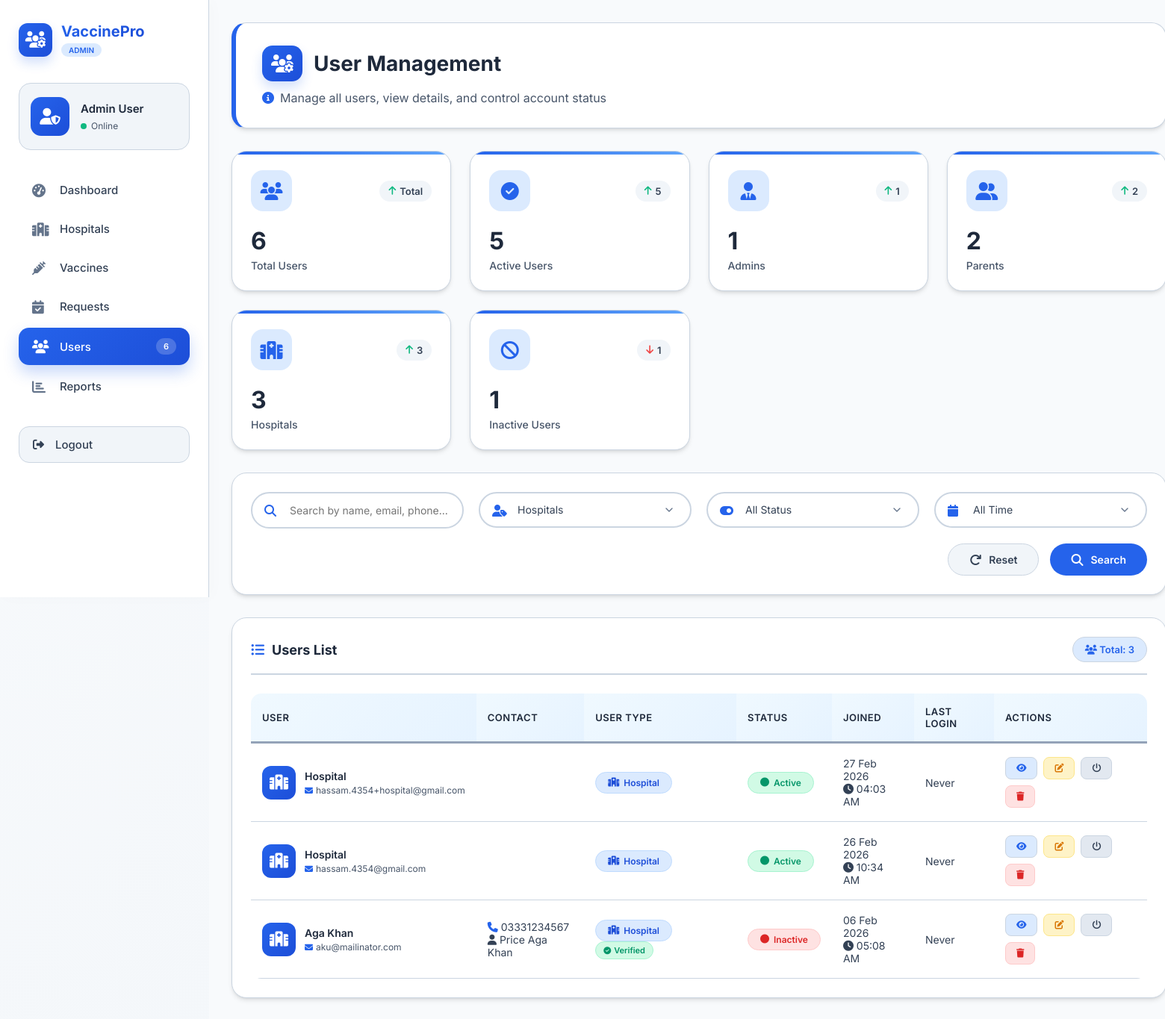
/admin/users.php?user_type=hospital (signed in), run on the app's committed database.
### tables this page shows
CREATE TABLE `users` (
  `user_id` int(11) NOT NULL,
  `email` varchar(100) NOT NULL,
  `password_hash` varchar(255) NOT NULL,
  `user_type` enum('admin','parent','hospital') NOT NULL,
  `phone` varchar(20) DEFAULT NULL,
  `is_active` tinyint(1) DEFAULT 1,
  `created_at` timestamp NOT NULL DEFAULT current_timestamp(),
  `updated_at` timestamp NOT NULL DEFAULT current_timestamp() ON UPDATE current_timestamp(),
  `last_login` timestamp NULL DEFAULT NULL
);

CREATE TABLE `hospitals` (
  `hospital_id` int(11) NOT NULL,
  `user_id` int(11) NOT NULL,
  `hospital_name` varchar(150) NOT NULL,
  `registration_number` varchar(50) DEFAULT NULL,
  `address` text NOT NULL,
  `city` varchar(50) NOT NULL,
  `state` varchar(50) NOT NULL,
  `postal_code` varchar(10) DEFAULT NULL,
  `latitude` decimal(10,8) DEFAULT NULL,
  `longitude` decimal(11,8) DEFAULT NULL,
  `contact_person` varchar(100) DEFAULT NULL,
  `is_verified` tinyint(1) DEFAULT 0,
  `is_active` tinyint(1) DEFAULT 1,
  `created_at` timestamp NOT NULL DEFAULT current_timestamp(),
  `updated_at` timestamp NOT NULL DEFAULT current_timestamp() ON UPDATE current_timestamp()
);

### admin/users.php (the view, shortened to what the rows shown need)
<?php
include("../dbconnection.php");
$filter_user_type = isset($_GET['user_type']) ? $_GET['user_type'] : 'all';
$page = isset($_GET['page']) ? (int)$_GET['page'] : 1;
$limit = 15;
$offset = ($page - 1) * $limit;
$query_users = "SELECT u.*,
                CASE
                    WHEN u.user_type = 'hospital' THEN h.hospital_name
                    WHEN u.user_type = 'parent' THEN p.full_name
                    WHEN u.user_type = 'admin' THEN a.full_name
                    ELSE NULL
                END as profile_name,
                CASE
                    WHEN u.user_type = 'hospital' THEN h.contact_person
                    WHEN u.user_type = 'parent' THEN p.emergency_contact
                    ELSE NULL
                END as contact_info,
                h.is_verified as hospital_verified,
                h.hospital_name,
                p.full_name as parent_name,
                a.full_name as admin_name
                FROM users u
                LEFT JOIN hospitals h ON u.user_id = h.user_id AND u.user_type = 'hospital'
                LEFT JOIN parents p ON u.user_id = p.user_id AND u.user_type = 'parent'
                LEFT JOIN admins a ON u.user_id = a.user_id AND u.user_type = 'admin'
                WHERE 1=1";
if($filter_user_type != 'all') {
    $filter_user_type = mysqli_real_escape_string($connection, $filter_user_type);
    $query_users .= " AND u.user_type = '$filter_user_type'";
}
$query_users .= " ORDER BY u.created_at DESC LIMIT $offset, $limit";
$result_users = mysqli_query($connection, $query_users);
?>
<!DOCTYPE html>
<html lang="en">
<head>
    <link rel="stylesheet" href="https://cdnjs.cloudflare.com/ajax/libs/font-awesome/6.4.0/css/all.min.css">
</head>
<body>
    <div class="dashboard-layout">
        <div class="main-content">
            <div class="container">
                <div class="page-header">
                    <h1>
                        <i class="fas fa-users-cog"></i>
                        User Management
                    </h1>
                </div>
                <div class="table-card">
                    <div class="table-responsive">
                        <table>
                            <thead>
                                <tr>
                                    <th>User</th>
                                    <th>Contact</th>
                                    <th>User Type</th>
                                    <th>Status</th>
                                    <th>Joined</th>
                                    <th>Last Login</th>
                                    <th>Actions</th>
                                </tr>
                            </thead>
                            <tbody>
                                <?php if ($result_users && mysqli_num_rows($result_users) > 0): ?>
                                    <?php while($user = mysqli_fetch_assoc($result_users)): ?>
                                    <tr>
                                        <td>
                                            <div class="user-info">
                                                <div class="user-avatar <?php
                                                    echo $user['user_type'] == 'admin' ? 'avatar-admin' :
                                                        ($user['user_type'] == 'parent' ? 'avatar-parent' : 'avatar-hospital');
                                                ?>">
                                                    <i class="fas fa-<?php
                                                        echo $user['user_type'] == 'admin' ? 'user-tie' :
                                                            ($user['user_type'] == 'parent' ? 'user-friends' : 'hospital');
                                                    ?>"></i>
                                                </div>
                                                <div class="user-details">
                                                    <span class="user-name">
                                                        <?php
                                                        if($user['user_type'] == 'admin') echo htmlspecialchars($user['admin_name'] ?? 'Admin');
                                                        elseif($user['user_type'] == 'parent') echo htmlspecialchars($user['parent_name'] ?? 'Parent');
                                                        elseif($user['user_type'] == 'hospital') echo htmlspecialchars($user['hospital_name'] ?? 'Hospital');
                                                        ?>
                                                    </span>
                                                    <span class="user-email">
                                                        <i class="fas fa-envelope"></i>
                                                        <?php echo htmlspecialchars($user['email']); ?>
                                                    </span>
                                                </div>
                                            </div>
                                        </td>
                                        <td>
                                            <?php if($user['phone']): ?>
                                            <div><i class="fas fa-phone me-1" style="color: var(--primary);"></i> <?php echo htmlspecialchars($user['phone']); ?></div>
                                            <?php endif; ?>
                                            <?php if($user['contact_info']): ?>
                                            <div class="text-muted small mt-1">
                                                <i class="fas fa-user me-1"></i> <?php echo htmlspecialchars($user['contact_info']); ?>
                                            </div>
                                            <?php endif; ?>
                                        </td>
                                        <td>
                                            <span class="type-badge type-<?php echo $user['user_type']; ?>">
                                                <i class="fas fa-<?php
                                                    echo $user['user_type'] == 'admin' ? 'user-tie' :
                                                        ($user['user_type'] == 'parent' ? 'user-friends' : 'hospital');
                                                ?>"></i>
                                                <?php echo ucfirst($user['user_type']); ?>
                                            </span>
                                            <?php if($user['user_type'] == 'hospital' && $user['hospital_verified']): ?>
                                            <div class="verified-badge mt-1">
                                                <i class="fas fa-check-circle"></i> Verified
                                            </div>
                                            <?php endif; ?>
                                        </td>
                                        <td>
                                            <span class="status-badge status-<?php echo $user['is_active'] ? 'active' : 'inactive'; ?>">
                                                <i class="fas fa-circle"></i>
                                                <?php echo $user['is_active'] ? 'Active' : 'Inactive'; ?>
                                            </span>
                                        </td>
                                        <td>
                                            <span><?php echo date('d M Y', strtotime($user['created_at'])); ?></span>
                                            <div class="text-muted small">
                                                <i class="fas fa-clock me-1"></i> <?php echo date('h:i A', strtotime($user['created_at'])); ?>
                                            </div>
                                        </td>
                                        <td>
                                            <?php if($user['last_login']): ?>
                                            <span><?php echo date('d M Y', strtotime($user['last_login'])); ?></span>
                                            <div class="text-muted small">
                                                <i class="fas fa-clock me-1"></i> <?php echo date('h:i A', strtotime($user['last_login'])); ?>
                                            </div>
                                            <?php else: ?>
                                            <span class="text-muted">Never</span>
                                            <?php endif; ?>
                                        </td>
                                        <td>
                                            <div class="action-buttons">
                                                <button class="action-btn view" title="View Details" onclick="viewUser(<?php echo $user['user_id']; ?>)">
                                                    <i class="fas fa-eye"></i>
                                                </button>
                                                <button class="action-btn edit" title="Edit User" onclick="editUser(<?php echo $user['user_id']; ?>)">
                                                    <i class="fas fa-edit"></i>
                                                </button>
                                                <button class="action-btn toggle <?php echo $user['is_active'] ? 'active' : 'inactive'; ?>"
                                                        title="<?php echo $user['is_active'] ? 'Deactivate' : 'Activate'; ?>"
                                                        onclick="toggleStatus(<?php echo $user['user_id']; ?>, <?php echo $user['is_active'] ? 0 : 1; ?>)">
                                                    <i class="fas fa-power-off"></i>
                                                </button>
                                                <?php if($user['user_id'] != 1):  ?>
                                                <button class="action-btn delete" title="Delete User" onclick="deleteUser(<?php echo $user['user_id']; ?>)">
                                                    <i class="fas fa-trash"></i>
                                                </button>
                                                <?php endif; ?>
                                            </div>
                                        </td>
                                    </tr>
                                    <?php endwhile; ?>
                                <?php endif; ?>
                            </tbody>
                        </table>
                    </div>
                </div>
            </div>
        </div>
    </div>
</body>
</html>

### data on the page
users: hospital_name "Hospital", email "hassam.4354+hospital@gmail.com", user_type "Hospital", is_active "Active", created_at "27 Feb 2026", created_at "04:03 AM", shows "Never"
users: hospital_name "Hospital", email "hassam.4354@gmail.com", user_type "Hospital", is_active "Active", created_at "26 Feb 2026", created_at "10:34 AM", shows "Never"
hospitals: hospital_name "Aga Khan", user.email "aku@mailinator.com", user.phone "03331234567", contact_info "Price Aga Khan", user.user_type "Hospital", is_verified 1 (drawn), shows "Inactive", user.created_at "06 Feb 2026", user.created_at "05:08 AM"

### other printed values
$stats['total_users'] "6"
$stats['active_users'] "5"
$stats['total_admins'] "1"
$stats['total_parents'] "2"
$stats['total_hospitals'] "3"
$stats['inactive_users'] "1"
$total_users "3"
